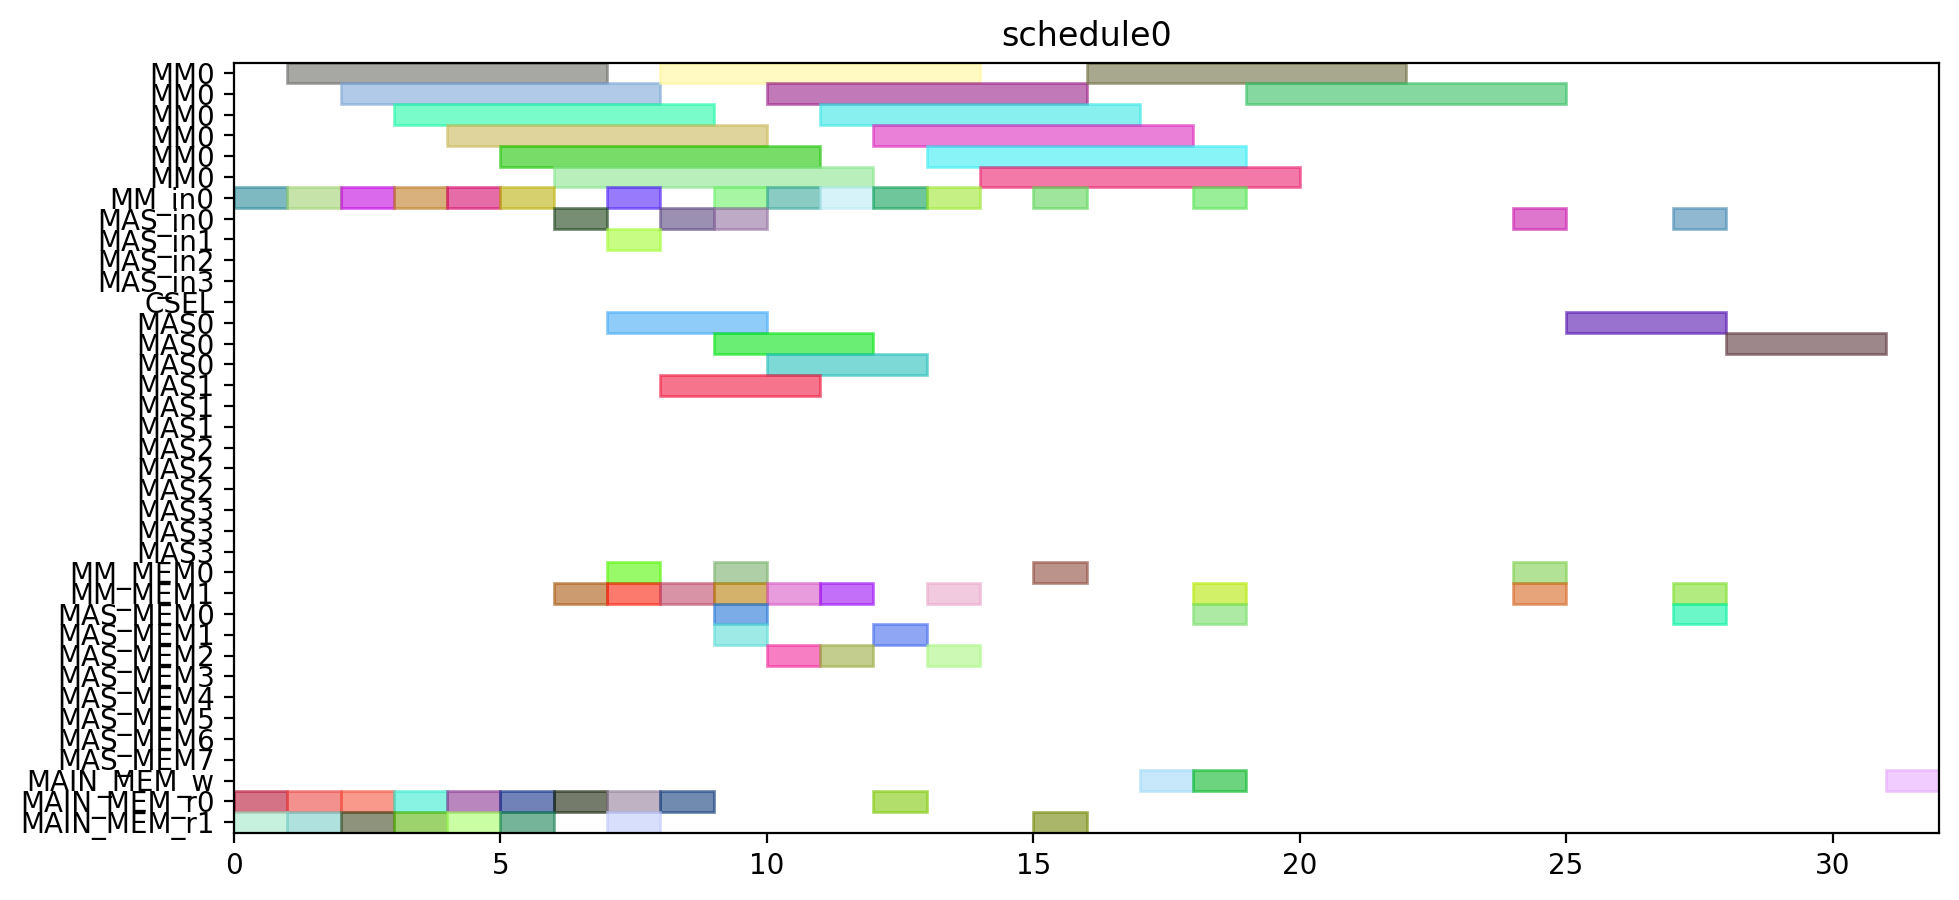

Source code (Python):
from pyschedule import Scenario, solvers, plotters, alt


def solve():
	horizon = 120
	S = Scenario("schedule0", horizon=horizon)

	# resource
	MM = S.Resources('MM', num=1, size=6)
	MM_in = S.Resources('MM_in', num=1)
	MAS_in = S.Resources('MAS_in', num=4)
	CSEL = S.Resource('CSEL')
	MAS = S.Resources('MAS', num=4, size=3, periods=range(1, horizon))
	MM_MEM = S.Resources('MM_MEM', num=2)
	MAS_MEM = S.Resources('MAS_MEM', num=8)
	MAIN_MEM_w = S.Resource('MAIN_MEM_w', size=1)
	MAIN_MEM_r = S.Resources('MAIN_MEM_r', num=2)

	# result of previous scheduling

	# new tasks
	r1 = S.Task('r1', length=6, delay_cost=1)
	r1 += alt(MM)
	r1_in = S.Task('r1_in', length=1, delay_cost=1)
	r1_in += alt(MM_in)
	S += r1_in*MM_in[0]<=r1*MM[0]
	r1_mem0 = S.Task('r1_mem0', length=1, delay_cost=1)
	r1_mem0 += MAIN_MEM_r[0]
	S += r1_mem0 <= r1

	r1_mem1 = S.Task('r1_mem1', length=1, delay_cost=1)
	r1_mem1 += MAIN_MEM_r[1]
	S += r1_mem1 <= r1

	r3 = S.Task('r3', length=6, delay_cost=1)
	r3 += alt(MM)
	r3_in = S.Task('r3_in', length=1, delay_cost=1)
	r3_in += alt(MM_in)
	S += r3_in*MM_in[0]<=r3*MM[0]
	r3_mem0 = S.Task('r3_mem0', length=1, delay_cost=1)
	r3_mem0 += MAIN_MEM_r[0]
	S += r3_mem0 <= r3

	r3_mem1 = S.Task('r3_mem1', length=1, delay_cost=1)
	r3_mem1 += MAIN_MEM_r[1]
	S += r3_mem1 <= r3

	r4 = S.Task('r4', length=6, delay_cost=1)
	r4 += alt(MM)
	r4_in = S.Task('r4_in', length=1, delay_cost=1)
	r4_in += alt(MM_in)
	S += r4_in*MM_in[0]<=r4*MM[0]
	r4_mem0 = S.Task('r4_mem0', length=1, delay_cost=1)
	r4_mem0 += MAIN_MEM_r[0]
	S += r4_mem0 <= r4

	r4_mem1 = S.Task('r4_mem1', length=1, delay_cost=1)
	r4_mem1 += MAIN_MEM_r[1]
	S += r4_mem1 <= r4

	r5 = S.Task('r5', length=6, delay_cost=1)
	r5 += alt(MM)
	r5_in = S.Task('r5_in', length=1, delay_cost=1)
	r5_in += alt(MM_in)
	S += r5_in*MM_in[0]<=r5*MM[0]
	r5_mem0 = S.Task('r5_mem0', length=1, delay_cost=1)
	r5_mem0 += MAIN_MEM_r[0]
	S += r5_mem0 <= r5

	r5_mem1 = S.Task('r5_mem1', length=1, delay_cost=1)
	r5_mem1 += MAIN_MEM_r[1]
	S += r5_mem1 <= r5

	r6 = S.Task('r6', length=6, delay_cost=1)
	r6 += alt(MM)
	r6_in = S.Task('r6_in', length=1, delay_cost=1)
	r6_in += alt(MM_in)
	S += r6_in*MM_in[0]<=r6*MM[0]
	r6_mem0 = S.Task('r6_mem0', length=1, delay_cost=1)
	r6_mem0 += MAIN_MEM_r[0]
	S += r6_mem0 <= r6

	r6_mem1 = S.Task('r6_mem1', length=1, delay_cost=1)
	r6_mem1 += MAIN_MEM_r[1]
	S += r6_mem1 <= r6

	r12 = S.Task('r12', length=6, delay_cost=1)
	r12 += alt(MM)
	r12_in = S.Task('r12_in', length=1, delay_cost=1)
	r12_in += alt(MM_in)
	S += r12_in*MM_in[0]<=r12*MM[0]
	r12_mem0 = S.Task('r12_mem0', length=1, delay_cost=1)
	r12_mem0 += MAIN_MEM_r[0]
	S += r12_mem0 <= r12

	r12_mem1 = S.Task('r12_mem1', length=1, delay_cost=1)
	r12_mem1 += MAIN_MEM_r[1]
	S += r12_mem1 <= r12

	r13 = S.Task('r13', length=6, delay_cost=1)
	r13 += alt(MM)
	r13_in = S.Task('r13_in', length=1, delay_cost=1)
	r13_in += alt(MM_in)
	S += r13_in*MM_in[0]<=r13*MM[0]
	r13_mem0 = S.Task('r13_mem0', length=1, delay_cost=1)
	r13_mem0 += MAIN_MEM_r[0]
	S += r13_mem0 <= r13

	r13_mem1 = S.Task('r13_mem1', length=1, delay_cost=1)
	r13_mem1 += MAIN_MEM_r[1]
	S += r13_mem1 <= r13

	r2 = S.Task('r2', length=3, delay_cost=1)
	r2 += alt(MAS)
	r2_in = S.Task('r2_in', length=1, delay_cost=1)
	r2_in += alt(MAS_in)
	S += r2_in*MAS_in[0]<=r2*MAS[0]

	S += r2_in*MAS_in[1]<=r2*MAS[1]

	S += r2_in*MAS_in[2]<=r2*MAS[2]

	S += r2_in*MAS_in[3]<=r2*MAS[3]

	r2_mem0 = S.Task('r2_mem0', length=1, delay_cost=1)
	r2_mem0 += alt(MM_MEM)
	S += (r1*MM[0])-1 < r2_mem0*MM_MEM[0]
	S += r2_mem0 <= r2

	r2_mem1 = S.Task('r2_mem1', length=1, delay_cost=1)
	r2_mem1 += alt(MM_MEM)
	S += (r1*MM[0])-1 < r2_mem1*MM_MEM[1]
	S += r2_mem1 <= r2

	r7 = S.Task('r7', length=3, delay_cost=1)
	r7 += alt(MAS)
	r7_in = S.Task('r7_in', length=1, delay_cost=1)
	r7_in += alt(MAS_in)
	S += r7_in*MAS_in[0]<=r7*MAS[0]

	S += r7_in*MAS_in[1]<=r7*MAS[1]

	S += r7_in*MAS_in[2]<=r7*MAS[2]

	S += r7_in*MAS_in[3]<=r7*MAS[3]

	r7_mem0 = S.Task('r7_mem0', length=1, delay_cost=1)
	r7_mem0 += alt(MM_MEM)
	S += (r5*MM[0])-1 < r7_mem0*MM_MEM[0]
	S += r7_mem0 <= r7

	r7_mem1 = S.Task('r7_mem1', length=1, delay_cost=1)
	r7_mem1 += alt(MM_MEM)
	S += (r6*MM[0])-1 < r7_mem1*MM_MEM[1]
	S += r7_mem1 <= r7

	r8 = S.Task('r8', length=3, delay_cost=1)
	r8 += alt(MAS)
	r8_in = S.Task('r8_in', length=1, delay_cost=1)
	r8_in += alt(MAS_in)
	S += r8_in*MAS_in[0]<=r8*MAS[0]

	S += r8_in*MAS_in[1]<=r8*MAS[1]

	S += r8_in*MAS_in[2]<=r8*MAS[2]

	S += r8_in*MAS_in[3]<=r8*MAS[3]

	r8_mem0 = S.Task('r8_mem0', length=1, delay_cost=1)
	r8_mem0 += MAIN_MEM_r[0]
	S += r8_mem0 <= r8

	r8_mem1 = S.Task('r8_mem1', length=1, delay_cost=1)
	r8_mem1 += alt(MM_MEM)
	S += (r4*MM[0])-1 < r8_mem1*MM_MEM[1]
	S += r8_mem1 <= r8

	r10 = S.Task('r10', length=3, delay_cost=1)
	r10 += alt(MAS)
	r10_in = S.Task('r10_in', length=1, delay_cost=1)
	r10_in += alt(MAS_in)
	S += r10_in*MAS_in[0]<=r10*MAS[0]

	S += r10_in*MAS_in[1]<=r10*MAS[1]

	S += r10_in*MAS_in[2]<=r10*MAS[2]

	S += r10_in*MAS_in[3]<=r10*MAS[3]

	r10_mem0 = S.Task('r10_mem0', length=1, delay_cost=1)
	r10_mem0 += MAIN_MEM_r[0]
	S += r10_mem0 <= r10

	r10_mem1 = S.Task('r10_mem1', length=1, delay_cost=1)
	r10_mem1 += alt(MM_MEM)
	S += (r4*MM[0])-1 < r10_mem1*MM_MEM[1]
	S += r10_mem1 <= r10

	r9 = S.Task('r9', length=6, delay_cost=1)
	r9 += alt(MM)
	r9_in = S.Task('r9_in', length=1, delay_cost=1)
	r9_in += alt(MM_in)
	S += r9_in*MM_in[0]<=r9*MM[0]
	r9_mem0 = S.Task('r9_mem0', length=1, delay_cost=1)
	r9_mem0 += MAIN_MEM_r[0]
	S += r9_mem0 <= r9

	r9_mem1 = S.Task('r9_mem1', length=1, delay_cost=1)
	r9_mem1 += alt(MAS_MEM)
	S += (r7*MAS[0])-1 < r9_mem1*MAS_MEM[1]
	S += (r7*MAS[1])-1 < r9_mem1*MAS_MEM[3]
	S += (r7*MAS[2])-1 < r9_mem1*MAS_MEM[5]
	S += (r7*MAS[3])-1 < r9_mem1*MAS_MEM[7]
	S += r9_mem1 <= r9

	r11 = S.Task('r11', length=6, delay_cost=1)
	r11 += alt(MM)
	r11_in = S.Task('r11_in', length=1, delay_cost=1)
	r11_in += alt(MM_in)
	S += r11_in*MM_in[0]<=r11*MM[0]
	r11_mem0 = S.Task('r11_mem0', length=1, delay_cost=1)
	r11_mem0 += alt(MAS_MEM)
	S += (r10*MAS[0])-1 < r11_mem0*MAS_MEM[0]
	S += (r10*MAS[1])-1 < r11_mem0*MAS_MEM[2]
	S += (r10*MAS[2])-1 < r11_mem0*MAS_MEM[4]
	S += (r10*MAS[3])-1 < r11_mem0*MAS_MEM[6]
	S += r11_mem0 <= r11

	r11_mem1 = S.Task('r11_mem1', length=1, delay_cost=1)
	r11_mem1 += alt(MAS_MEM)
	S += (r10*MAS[0])-1 < r11_mem1*MAS_MEM[1]
	S += (r10*MAS[1])-1 < r11_mem1*MAS_MEM[3]
	S += (r10*MAS[2])-1 < r11_mem1*MAS_MEM[5]
	S += (r10*MAS[3])-1 < r11_mem1*MAS_MEM[7]
	S += r11_mem1 <= r11

	PX_new = S.Task('PX_new', length=6, delay_cost=1)
	PX_new += alt(MM)
	PX_new_in = S.Task('PX_new_in', length=1, delay_cost=1)
	PX_new_in += alt(MM_in)
	S += PX_new_in*MM_in[0]<=PX_new*MM[0]
	S += 0<PX_new

	PX_new_w = S.Task('PX_new_w', length=1, delay_cost=1)
	PX_new_w += alt(MAIN_MEM_w)
	S += PX_new <= PX_new_w

	PX_new_mem0 = S.Task('PX_new_mem0', length=1, delay_cost=1)
	PX_new_mem0 += alt(MAS_MEM)
	S += (r2*MAS[0])-1 < PX_new_mem0*MAS_MEM[0]
	S += (r2*MAS[1])-1 < PX_new_mem0*MAS_MEM[2]
	S += (r2*MAS[2])-1 < PX_new_mem0*MAS_MEM[4]
	S += (r2*MAS[3])-1 < PX_new_mem0*MAS_MEM[6]
	S += PX_new_mem0 <= PX_new

	PX_new_mem1 = S.Task('PX_new_mem1', length=1, delay_cost=1)
	PX_new_mem1 += alt(MM_MEM)
	S += (r12*MM[0])-1 < PX_new_mem1*MM_MEM[1]
	S += PX_new_mem1 <= PX_new

	r14 = S.Task('r14', length=6, delay_cost=1)
	r14 += alt(MM)
	r14_in = S.Task('r14_in', length=1, delay_cost=1)
	r14_in += alt(MM_in)
	S += r14_in*MM_in[0]<=r14*MM[0]
	r14_mem0 = S.Task('r14_mem0', length=1, delay_cost=1)
	r14_mem0 += alt(MAS_MEM)
	S += (r2*MAS[0])-1 < r14_mem0*MAS_MEM[0]
	S += (r2*MAS[1])-1 < r14_mem0*MAS_MEM[2]
	S += (r2*MAS[2])-1 < r14_mem0*MAS_MEM[4]
	S += (r2*MAS[3])-1 < r14_mem0*MAS_MEM[6]
	S += r14_mem0 <= r14

	r14_mem1 = S.Task('r14_mem1', length=1, delay_cost=1)
	r14_mem1 += alt(MM_MEM)
	S += (r3*MM[0])-1 < r14_mem1*MM_MEM[1]
	S += r14_mem1 <= r14

	Z1_new = S.Task('Z1_new', length=6, delay_cost=1)
	Z1_new += alt(MM)
	Z1_new_in = S.Task('Z1_new_in', length=1, delay_cost=1)
	Z1_new_in += alt(MM_in)
	S += Z1_new_in*MM_in[0]<=Z1_new*MM[0]
	S += 0<Z1_new

	Z1_new_w = S.Task('Z1_new_w', length=1, delay_cost=1)
	Z1_new_w += alt(MAIN_MEM_w)
	S += Z1_new <= Z1_new_w

	Z1_new_mem0 = S.Task('Z1_new_mem0', length=1, delay_cost=1)
	Z1_new_mem0 += alt(MAS_MEM)
	S += (r2*MAS[0])-1 < Z1_new_mem0*MAS_MEM[0]
	S += (r2*MAS[1])-1 < Z1_new_mem0*MAS_MEM[2]
	S += (r2*MAS[2])-1 < Z1_new_mem0*MAS_MEM[4]
	S += (r2*MAS[3])-1 < Z1_new_mem0*MAS_MEM[6]
	S += Z1_new_mem0 <= Z1_new

	Z1_new_mem1 = S.Task('Z1_new_mem1', length=1, delay_cost=1)
	Z1_new_mem1 += alt(MM_MEM)
	S += (r13*MM[0])-1 < Z1_new_mem1*MM_MEM[1]
	S += Z1_new_mem1 <= Z1_new

	r15 = S.Task('r15', length=6, delay_cost=1)
	r15 += alt(MM)
	r15_in = S.Task('r15_in', length=1, delay_cost=1)
	r15_in += alt(MM_in)
	S += r15_in*MM_in[0]<=r15*MM[0]
	r15_mem0 = S.Task('r15_mem0', length=1, delay_cost=1)
	r15_mem0 += alt(MAS_MEM)
	S += (r8*MAS[0])-1 < r15_mem0*MAS_MEM[0]
	S += (r8*MAS[1])-1 < r15_mem0*MAS_MEM[2]
	S += (r8*MAS[2])-1 < r15_mem0*MAS_MEM[4]
	S += (r8*MAS[3])-1 < r15_mem0*MAS_MEM[6]
	S += r15_mem0 <= r15

	r15_mem1 = S.Task('r15_mem1', length=1, delay_cost=1)
	r15_mem1 += alt(MM_MEM)
	S += (r9*MM[0])-1 < r15_mem1*MM_MEM[1]
	S += r15_mem1 <= r15

	r16 = S.Task('r16', length=6, delay_cost=1)
	r16 += alt(MM)
	r16_in = S.Task('r16_in', length=1, delay_cost=1)
	r16_in += alt(MM_in)
	S += r16_in*MM_in[0]<=r16*MM[0]
	r16_mem0 = S.Task('r16_mem0', length=1, delay_cost=1)
	r16_mem0 += alt(MM_MEM)
	S += (r11*MM[0])-1 < r16_mem0*MM_MEM[0]
	S += r16_mem0 <= r16

	r16_mem1 = S.Task('r16_mem1', length=1, delay_cost=1)
	r16_mem1 += MAIN_MEM_r[1]
	S += r16_mem1 <= r16

	r17 = S.Task('r17', length=3, delay_cost=1)
	r17 += alt(MAS)
	r17_in = S.Task('r17_in', length=1, delay_cost=1)
	r17_in += alt(MAS_in)
	S += r17_in*MAS_in[0]<=r17*MAS[0]

	S += r17_in*MAS_in[1]<=r17*MAS[1]

	S += r17_in*MAS_in[2]<=r17*MAS[2]

	S += r17_in*MAS_in[3]<=r17*MAS[3]

	r17_mem0 = S.Task('r17_mem0', length=1, delay_cost=1)
	r17_mem0 += alt(MM_MEM)
	S += (r14*MM[0])-1 < r17_mem0*MM_MEM[0]
	S += r17_mem0 <= r17

	r17_mem1 = S.Task('r17_mem1', length=1, delay_cost=1)
	r17_mem1 += alt(MM_MEM)
	S += (r15*MM[0])-1 < r17_mem1*MM_MEM[1]
	S += r17_mem1 <= r17

	PY_new = S.Task('PY_new', length=3, delay_cost=1)
	PY_new += alt(MAS)
	PY_new_in = S.Task('PY_new_in', length=1, delay_cost=1)
	PY_new_in += alt(MAS_in)
	S += PY_new_in*MAS_in[0]<=PY_new*MAS[0]

	S += PY_new_in*MAS_in[1]<=PY_new*MAS[1]

	S += PY_new_in*MAS_in[2]<=PY_new*MAS[2]

	S += PY_new_in*MAS_in[3]<=PY_new*MAS[3]

	S += 0<PY_new

	PY_new_w = S.Task('PY_new_w', length=1, delay_cost=1)
	PY_new_w += alt(MAIN_MEM_w)
	S += PY_new <= PY_new_w

	PY_new_mem0 = S.Task('PY_new_mem0', length=1, delay_cost=1)
	PY_new_mem0 += alt(MAS_MEM)
	S += (r17*MAS[0])-1 < PY_new_mem0*MAS_MEM[0]
	S += (r17*MAS[1])-1 < PY_new_mem0*MAS_MEM[2]
	S += (r17*MAS[2])-1 < PY_new_mem0*MAS_MEM[4]
	S += (r17*MAS[3])-1 < PY_new_mem0*MAS_MEM[6]
	S += PY_new_mem0 <= PY_new

	PY_new_mem1 = S.Task('PY_new_mem1', length=1, delay_cost=1)
	PY_new_mem1 += alt(MM_MEM)
	S += (r16*MM[0])-1 < PY_new_mem1*MM_MEM[1]
	S += PY_new_mem1 <= PY_new

	solvers.mip.solve(S,msg=1,kind='CPLEX',ratio_gap=1.01)

	solution = [['hoge']*len(S.solution()[1]) for i in range(len(S.solution()))]
	for i in range(len(S.solution())):
		for j in range(len(S.solution()[i])):
			solution[i][j]=str(S.solution()[i][j])
	print(solution)

	cycles = int(solution[-1][3])

	pic_file_name = "/home/mfukuda/ABE/multiRAM_multiMAS_16mux/scheduling_result/stage6MM1_stage3MAS4/EP_YRECOVER/schedule0.png"
	if(S.solution() != []):
		plotters.matplotlib.plot(S,img_filename=pic_file_name, show_task_labels=False, fig_size=(cycles*0.25+3, 5))

	return solution
